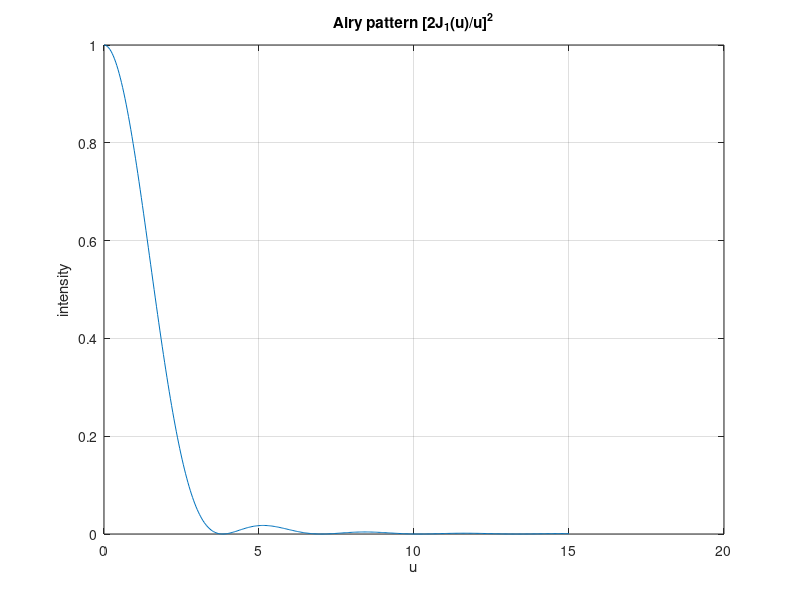

MATLAB code for this plot:
% Диск Эйри
% Критерий Рэлея

u = linspace(1e-6, 15, 400);
airy = (2*besselj(1, u)./u).^2;
figure;
plot(u, airy);
title('Airy pattern [2J_1(u)/u]^2');
xlabel('u'); ylabel('intensity'); grid on;

%{
@play
{
 "title": "Airy disk",
 "groups": []
}
%}
